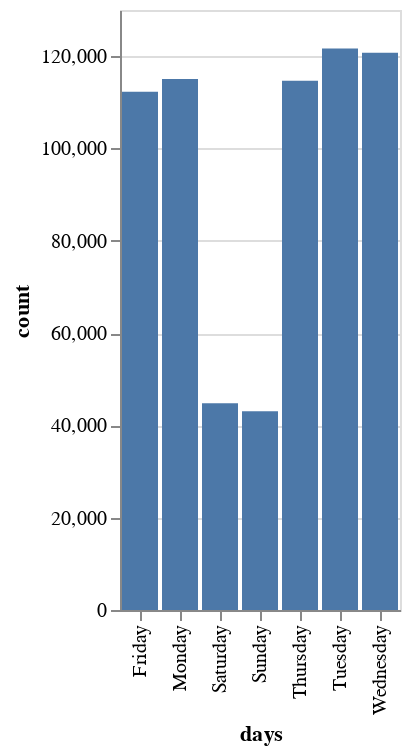

Source (notebook cell):
### Markdown cell above
To order days as weekdays
`df6 = df6.loc[['Monday','Tuesday',...`

### Code cell
alt.Chart(df6).mark_bar().encode(x=alt.X('days'),y=alt.Y('count'))

### Figure 1 — Vega-Lite specification as saved in the notebook (floating-point values rounded to 4 significant figures)
{"config": {"view": {"continuousWidth": 300, "continuousHeight": 300}}, "data": {"name": "data-fbb7f70218b4c9da263e90c4493418d7"}, "mark": {"type": "bar"}, "encoding": {"x": {"field": "days", "type": "nominal"}, "y": {"field": "count", "type": "quantitative"}}, "$schema": "https://vega.github.io/schema/vega-lite/v5.8.0.json", "datasets": {"data-fbb7f70218b4c9da263e90c4493418d7": [{"days": "Monday", "count": 115061}, {"days": "Tuesday", "count": 121674}, {"days": "Wednesday", "count": 120722}, {"days": "Thursday", "count": 114669}, {"days": "Friday", "count": 112297}, {"days": "Saturday", "count": 44814}, {"days": "Sunday", "count": 43072}]}}
